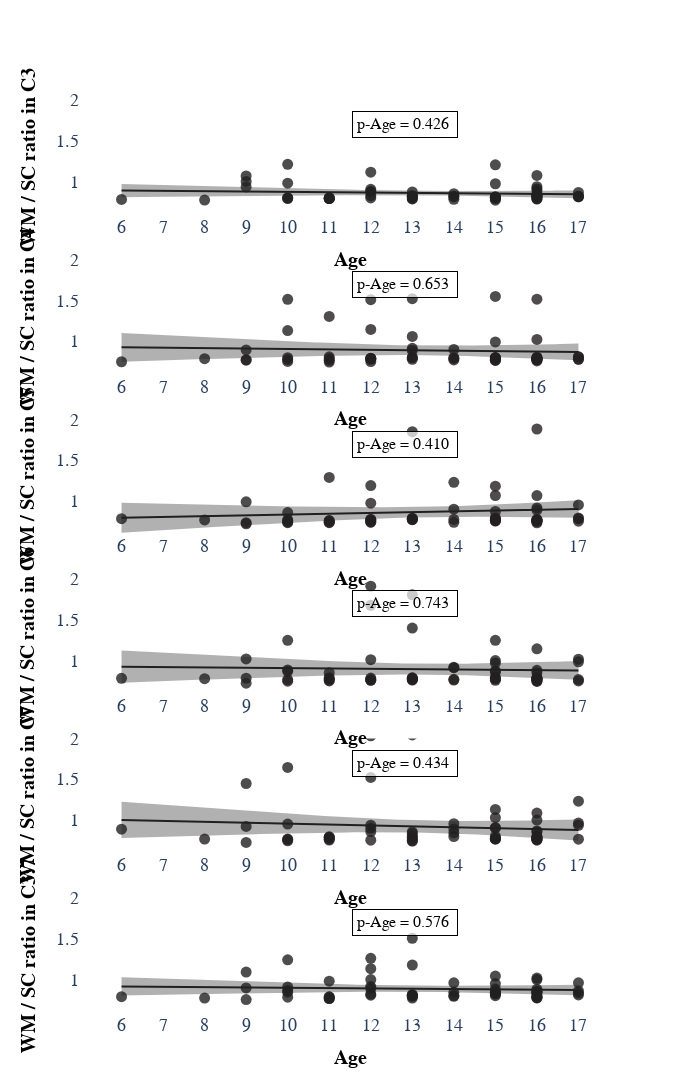

Notebook code cell kept with this figure:
### Markdown cell above
## Plot WM/SC ratio

### Code cell
plot_ratio(df_GM_WM_SC, 'WM', 'SC')
